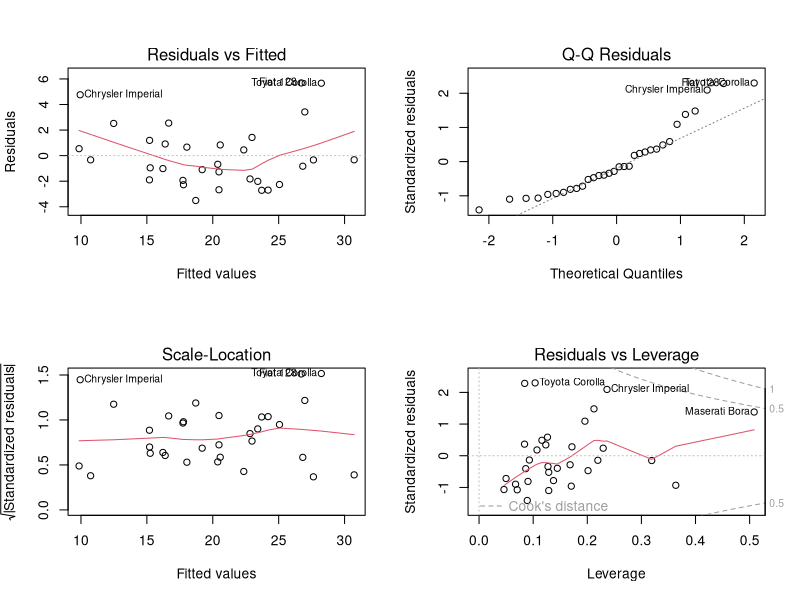
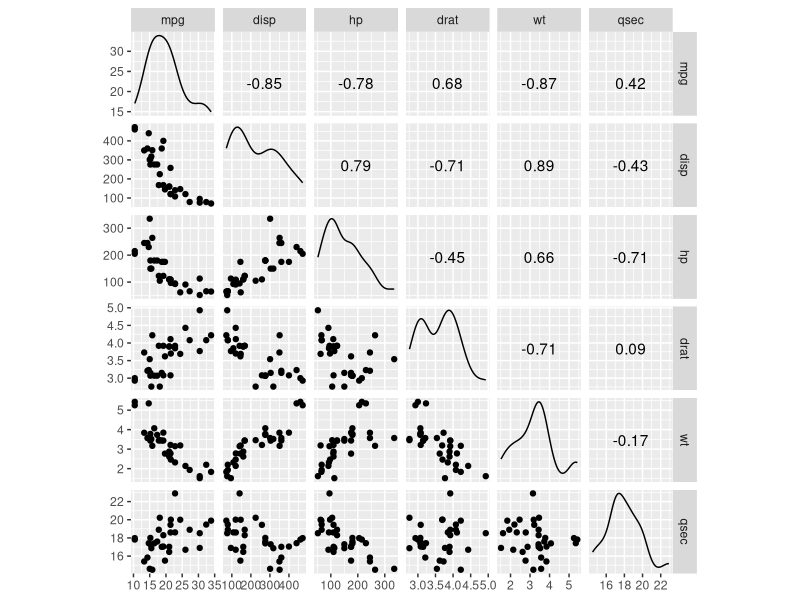

Write the R code that produced these figures, in order.
library(dplyr)

df <- mtcars %>%
  select(-c(am, vs, cyl, gear, carb))

head(df)

# linear model
model <- mpg ~ disp + hp + drat + wt
fit <- lm(model, df)
fit

summary(fit)

par(mfrow=c(2,2))
plot(fit)

fit$coefficients

library(GGally)

df <- mtcars %>%
  select(-c(am, vs, cyl, gear, carb))
ggscatmat(df, columns = 1: ncol(df))
